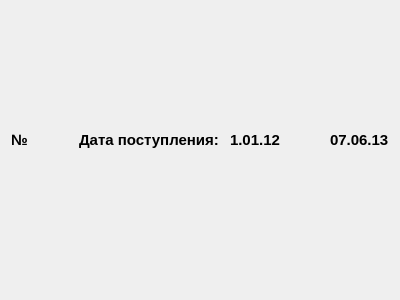
<?xml version="1.0" encoding="UTF-8"?>
<ui version="4.0">
 <class>RentWidget</class>
 <widget class="QWidget" name="RentWidget">
  <property name="geometry">
   <rect>
    <x>0</x>
    <y>0</y>
    <width>400</width>
    <height>300</height>
   </rect>
  </property>
  <property name="windowTitle">
   <string>Form</string>
  </property>
  <layout class="QGridLayout" name="gridLayout">
   <item row="0" column="0">
    <layout class="QVBoxLayout" name="mainLayout_2">
     <item>
      <layout class="QHBoxLayout" name="horizontalLayout">
       <item>
        <widget class="QLabel" name="mpNumber">
         <property name="font">
          <font>
           <pointsize>11</pointsize>
           <weight>75</weight>
           <bold>true</bold>
          </font>
         </property>
         <property name="text">
          <string>№</string>
         </property>
        </widget>
       </item>
       <item>
        <spacer name="horizontalSpacer">
         <property name="orientation">
          <enum>Qt::Horizontal</enum>
         </property>
         <property name="sizeHint" stdset="0">
          <size>
           <width>40</width>
           <height>20</height>
          </size>
         </property>
        </spacer>
       </item>
       <item>
        <widget class="QLabel" name="label">
         <property name="font">
          <font>
           <pointsize>11</pointsize>
           <weight>75</weight>
           <bold>true</bold>
          </font>
         </property>
         <property name="text">
          <string>Дата поступления: </string>
         </property>
        </widget>
       </item>
       <item>
        <widget class="QLabel" name="mpDateCreate">
         <property name="font">
          <font>
           <pointsize>11</pointsize>
           <weight>75</weight>
           <bold>true</bold>
          </font>
         </property>
         <property name="text">
          <string>1.01.12</string>
         </property>
        </widget>
       </item>
       <item>
        <spacer name="horizontalSpacer_2">
         <property name="orientation">
          <enum>Qt::Horizontal</enum>
         </property>
         <property name="sizeHint" stdset="0">
          <size>
           <width>40</width>
           <height>20</height>
          </size>
         </property>
        </spacer>
       </item>
       <item>
        <widget class="QLabel" name="mpDateRead">
         <property name="font">
          <font>
           <pointsize>11</pointsize>
           <weight>75</weight>
           <bold>true</bold>
          </font>
         </property>
         <property name="text">
          <string>07.06.13</string>
         </property>
        </widget>
       </item>
      </layout>
     </item>
     <item>
      <layout class="QHBoxLayout" name="centerLayout">
       <item>
        <spacer name="horizontalSpacer_3">
         <property name="orientation">
          <enum>Qt::Horizontal</enum>
         </property>
         <property name="sizeHint" stdset="0">
          <size>
           <width>40</width>
           <height>20</height>
          </size>
         </property>
        </spacer>
       </item>
       <item>
        <layout class="QVBoxLayout" name="mainLayout"/>
       </item>
       <item>
        <spacer name="horizontalSpacer_4">
         <property name="orientation">
          <enum>Qt::Horizontal</enum>
         </property>
         <property name="sizeHint" stdset="0">
          <size>
           <width>40</width>
           <height>20</height>
          </size>
         </property>
        </spacer>
       </item>
      </layout>
     </item>
    </layout>
   </item>
  </layout>
 </widget>
 <resources/>
 <connections/>
</ui>
